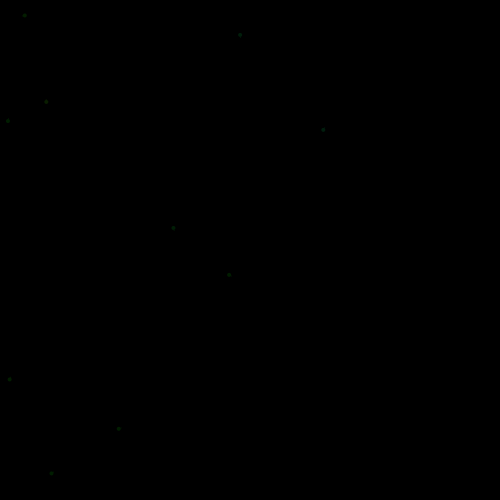
Frame 1 (no input)
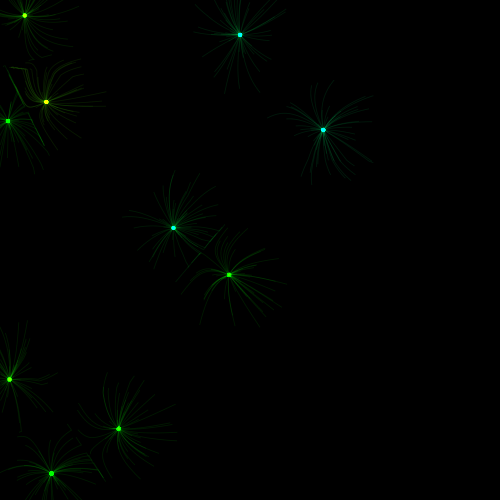
Frame 60 (the mouse pressed at the canvas centre just before this capture)
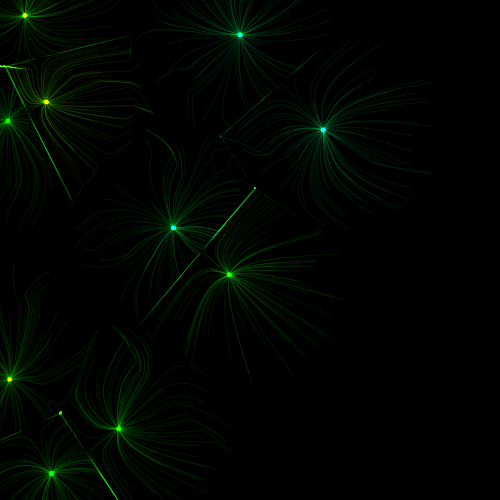
Frame 120 (the mouse held since frame 60 and released just before this capture)

The Processing sketch that drew these frames (run headless with seeded random() and noise(); from frame 60 on, the mouse is pressed at the canvas centre):

// Processing sketch: Particle_Voronoi
// ── Particle_Voronoi.pde
float dstPow = 2;//maginetic distance factor, we generary use 2 for magnetic field but 4 is good for this situation
float magR = 2;//magnet radius
float partiR = 0.5;//particle radius
int spf = 10;//particle spawn per frame
int nm = 10;//number of magnet 100
float pS = 2;//point size
float lS = 1;//line size
boolean useSecondNearest = true;//use second nearest magnet
//if it true we can get curved good trail and some interesting clack.
//if it false we can get accurate and simple one.

ArrayList<Particle> particles = new ArrayList<Particle>();
ArrayList<Magnet> magnets = new ArrayList<Magnet>();

void setup(){
  //fullScreen();
  blendMode(ADD);
  size(500, 500);
  colorMode(HSB, 360, 100, 100);
  //ortho();
  background(0);
  translate(width/2, height/2);
  stroke(50);
  //noFill();
  //voronoi2D.voronoi.delaunay.show();
  for(int i=0; i<nm; i++){                      
    magnets.add(new Magnet(new PVector(random(0, width), random(0, height)), 1, color(100+random(50), 100, 100, 30)));
  }
}

void keyPressed(){
  if(key == 'r'){
  }
}

void draw(){
  noStroke();
  for(Magnet magnet : magnets){
    if(magnet.power>0)magnet.genParticles(magnet.power);
  }
  for(Particle particle : particles){
    particle.update(magnets);
  }
  for(Particle particle : particles){
    particle.show();
  }
  for(Magnet magnet : magnets){
    magnet.show();
  }
  for(int i=particles.size()-1; i>=0; i--){
    Particle particle = particles.get(i);
    if(!particle.valid(magnets)){
    particles.remove(i);
    }
  }
}

// ── Magnet.pde
class Magnet{
  PVector pos;
  float power;
  color col;
  
  Magnet(PVector pos, float power, color col){
    this.pos = pos;
    this.power = power;
    this.col = col;
  }
  
  void genParticles(float power){
    particles.add(new Particle(pos.copy().add(PVector.random2D().mult(magR-partiR)), power, col)); 
  }
  
  void show(){
    fill(col);
    ellipse(pos.x, pos.y, magR*2, magR*2);
  }
}

// ── Particle.pde
class Particle{
  PVector pos;
  float power;
  color col;
  
  Particle(PVector pos, float power, color col){
    this.pos = pos;
    this.power = power;
    this.col = col;
  }
  
  void update(ArrayList<Magnet> magnets){
    PVector sum = new PVector();
    Magnet mag1 = null;//nearest magnet
    Magnet mag2 = null;//second nearest magnet
    float minSqDst1 = Float.POSITIVE_INFINITY;//nearest square distance
    float minSqDst2 = Float.POSITIVE_INFINITY;//second nearest square distance
    for(Magnet magnet : magnets){
      PVector diff = PVector.sub(magnet.pos, pos);
      float sqDst = diff.x*diff.x + diff.y*diff.y;//for high speed processing
      if(minSqDst1 > sqDst){
        minSqDst1 = sqDst;
        mag1 = magnet;
      }else if(minSqDst2 > sqDst){
        minSqDst2 = sqDst;
        mag2 = magnet;
      }
    }
    if(mag1 == null || mag2 == null)return;
    ArrayList<Magnet> selectedMag = new ArrayList<Magnet>();
    selectedMag.add(mag1);
    if(useSecondNearest){
      selectedMag.add(mag2);
    }
    for(Magnet magnet : selectedMag){
      PVector diff = PVector.sub(pos, magnet.pos);
      float poweredDst = pow(diff.x, dstPow) + pow(diff.y, dstPow);
      diff.mult(power*magnet.power/poweredDst);//for easy visualize
      sum.add(diff);
    }
    pos.add(sum.setMag(partiR*2));//for efficient visualize
  }
  
  boolean valid(ArrayList<Magnet> magnets){
    boolean inWindow = pos.x >= 0 && pos.x < width && pos.y >= 0 && pos.y < height;
    boolean collide = false;
    for(Magnet magnet : magnets){
      PVector diff = PVector.sub(pos, magnet.pos);
      float sqrDst = diff.x*diff.x + diff.y*diff.y;
      if(sqrDst<magR*2*magR*2 && power*magnet.power < 0)collide = true;
    }
    return inWindow && (!collide);
  }
  
  void show(){
    fill(col);
    ellipse(pos.x, pos.y, partiR*2, partiR*2);
  }
}
